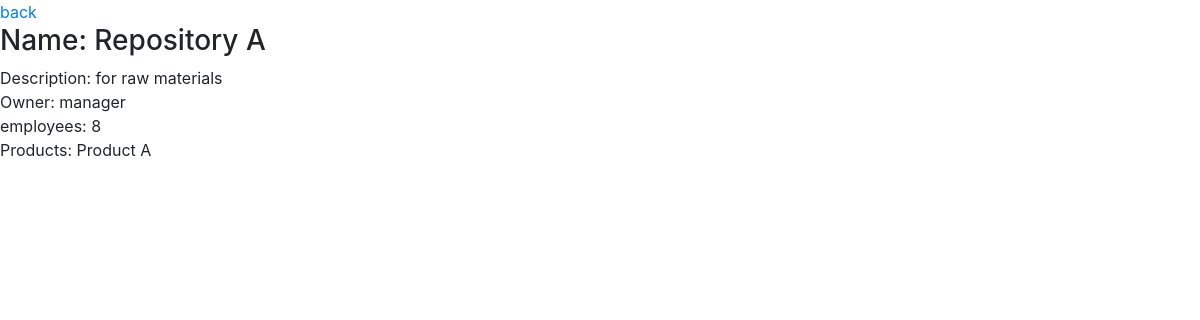
Page /repository.php on the committed database.
### tables this page shows
CREATE TABLE `repository` (
  `repository_id` int(11) NOT NULL,
  `repository_name` varchar(200) NOT NULL,
  `repository_description` varchar(250) NOT NULL,
  `fk_user_owner` int(11) NOT NULL,
  `fk_employee_id` int(11) NOT NULL,
  `fk_product_id` int(11) NOT NULL
);

CREATE TABLE `users` (
  `user_id` int(12) NOT NULL,
  `fullname` varchar(200) NOT NULL,
  `date_of_birth` date NOT NULL,
  `email` varchar(200) NOT NULL,
  `password` varchar(200) NOT NULL,
  `telefon` varchar(200) NOT NULL,
  `address` varchar(200) NOT NULL,
  `gender` enum('f','m') NOT NULL,
  `status` enum('Married','single') NOT NULL,
  `children` varchar(200) NOT NULL,
  `nationality` varchar(200) NOT NULL,
  `education` varchar(200) NOT NULL,
  `date_of_start` timestamp NOT NULL DEFAULT current_timestamp() ON UPDATE current_timestamp(),
  `role` varchar(200) NOT NULL
);

CREATE TABLE `employees` (
  `employee_id` int(11) NOT NULL,
  `employee_date` timestamp NOT NULL DEFAULT current_timestamp() ON UPDATE current_timestamp(),
  `employee_status` enum('worker','manager','engineer','director','accountant','dealer','technician') NOT NULL,
  `fk_user_id` int(11) NOT NULL
);

CREATE TABLE `products` (
  `product_id` int(11) NOT NULL,
  `product_name` varchar(200) NOT NULL,
  `product_quantity` int(200) NOT NULL,
  `product_date` datetime NOT NULL,
  `product_description` varchar(500) NOT NULL
);

### repository.php (the view, shortened to what this page needs)
<?php
require 'db.php';
?>
<html>
<head><?php require 'header.php'; ?></head>
<body>
<a href="directorpage.php">back</a>
<?php
  $sql ="SELECT * FROM repository
  JOIN users ON fk_user_owner=user_id
  JOIN employees ON fk_employee_id=employee_id
  JOIN products ON fk_product_id=product_id
";
  $result = mysqli_query($conn,$sql);
    if($result->num_rows > 0){
      while ($row = $result->fetch_assoc()) { ?>
<h3>Name:                                     <?php echo $row['repository_name'];?></h3>
<span>Description: </span>                    <?php echo $row['repository_description'];?><br>
<span>Owner: </span>                          <?php echo $row['fullname'];?><br>
<span>employees: </span>                      <?php echo $row['employee_id'];?><br>
<span>Products: </span>                       <?php echo $row['product_name'];?><br>
<?php
    }
    }
?>
</body>
</html>

### rows in the picture
repository: repository_name "Repository A", repository_description "for raw materials", fk_user_owner.fullname "manager", fk_employee.employee_id "8", fk_product.product_name "Product A"
